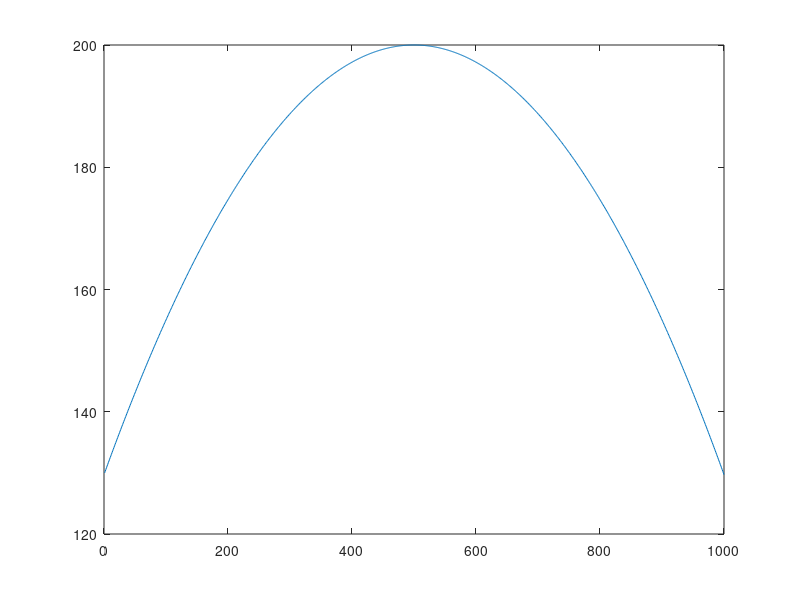
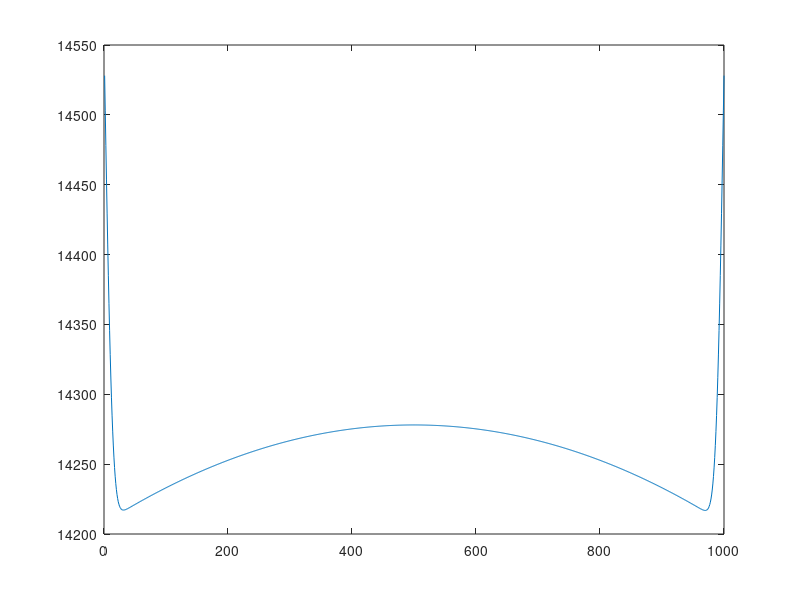

These charts were generated, in order, by the following MATLAB code:
clc
clear all
clear all hidden
close all
dx = 1E-4;
alpha = 1E-6;
dt_max = (dx)^2/(2*alpha);
dt = 1E-4;
if dt_max<dt
    dt_max
    dt = input('enter the value');
end
n =1E3;
m =1E4;
T = ones(n,1,m);
for l = 1:n
    T(l,:,1) = -((-450+520)/(1-(n/2))^2)*(l-n/2)^2+2E2;
    if T(l,:,1)<0
        T(l,:,1)=0;
    end
end
% for l =1:m/2
%     T(l,:,1) = l;
% end
% for l =m/2:m-1
%     T(l,:,1) = m-l;
% end
% T(1,:,1:m)=1E11;
% T(end,:,1:m)=1E11;
figure,plot(1:n,T(:,:,1))

% T(1,:,1:m)=1;
% T(end,:,1:m)=1;

e1 = ones(n,1)./dx^2;
A = spdiags([e1 -2*e1 e1],[-1 0 1],n,n);
A(1,1) =1;
A(1,2:n) = 0;
A(n,n) = 1;
A(n,1:n-1) = 0;
T(1,:,:) = 450;
T(n,:,:) = 450;
for t = 1:m
%     T(1,:,:) = 450;
%     T(n,:,:) = 450;
    T(:,:,t+1) = (T(:,:,t)+ ((alpha*dt)).*(A*T(:,:,t)))...
        +1100*1E6*dt/(217*180);
end
T(n/2,1,1:m)
% for i = 3500:3550
%     figure,plot(1:m,T(:,:,i))
% end
Temp = squeeze(T(:,:,m/2));
figure,plot(1:n,Temp(1:n,1))